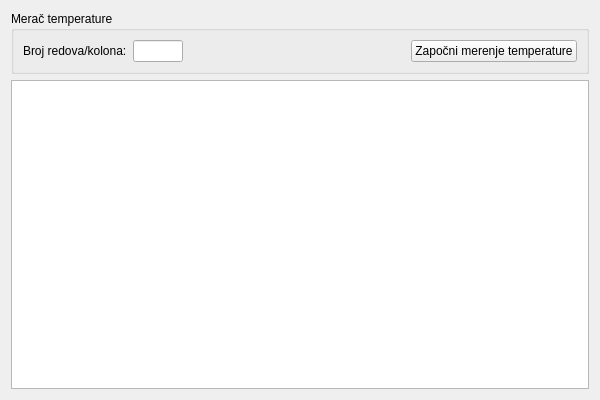
<?xml version="1.0" encoding="UTF-8"?>
<ui version="4.0">
 <class>TemperatureReader</class>
 <widget class="QWidget" name="TemperatureReader">
  <property name="geometry">
   <rect>
    <x>0</x>
    <y>0</y>
    <width>600</width>
    <height>400</height>
   </rect>
  </property>
  <property name="windowTitle">
   <string>Temperature Reader</string>
  </property>
  <layout class="QVBoxLayout" name="verticalLayout_2">
   <item>
    <widget class="QGroupBox" name="groupBox">
     <property name="title">
      <string>Merač temperature</string>
     </property>
     <layout class="QHBoxLayout" name="horizontalLayout">
      <item>
       <widget class="QLabel" name="label">
        <property name="text">
         <string>Broj redova/kolona:</string>
        </property>
       </widget>
      </item>
      <item>
       <widget class="QLineEdit" name="leNumOfRc">
        <property name="sizePolicy">
         <sizepolicy hsizetype="Fixed" vsizetype="Fixed">
          <horstretch>0</horstretch>
          <verstretch>0</verstretch>
         </sizepolicy>
        </property>
        <property name="maximumSize">
         <size>
          <width>50</width>
          <height>16777215</height>
         </size>
        </property>
       </widget>
      </item>
      <item>
       <spacer name="horizontalSpacer">
        <property name="orientation">
         <enum>Qt::Horizontal</enum>
        </property>
        <property name="sizeHint" stdset="0">
         <size>
          <width>40</width>
          <height>20</height>
         </size>
        </property>
       </spacer>
      </item>
      <item>
       <widget class="QPushButton" name="pbStartReading">
        <property name="text">
         <string>Započni merenje temperature</string>
        </property>
       </widget>
      </item>
     </layout>
    </widget>
   </item>
   <item>
    <widget class="QTableWidget" name="twRoomMatrix"/>
   </item>
  </layout>
 </widget>
 <resources/>
 <connections/>
</ui>
